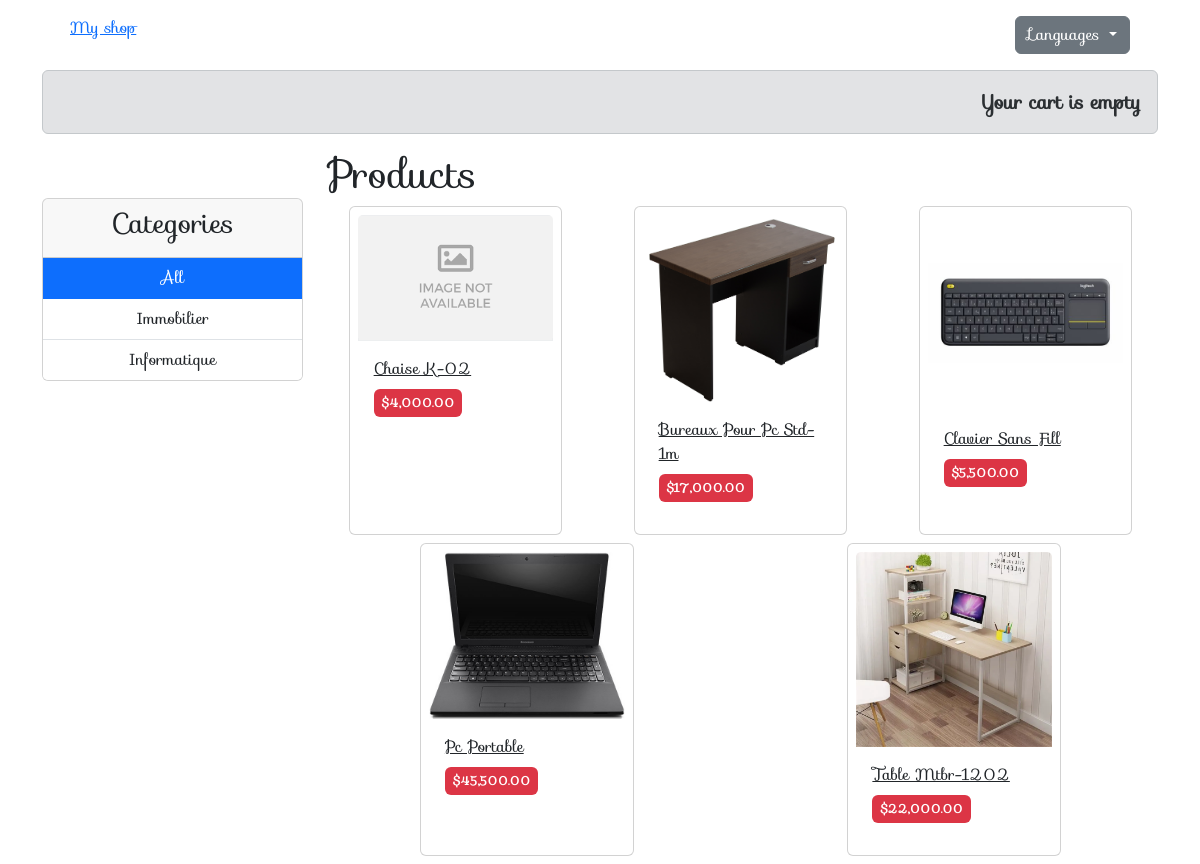
The page /en/ on the database its author committed.
### shop/models.py (models this page shows, shortened)
class Category(models.Model):
    name = models.CharField(max_length=200, db_index=True)
    slug = models.SlugField(max_length=200, unique=True)
    class Meta:
        ordering = ('name',)
        verbose_name = 'category'
        verbose_name_plural = 'categories'
    def get_absolute_url(self):
        return reverse('shop:product_list_by_category', args=[self.slug])

class Product(models.Model):
    category = models.ForeignKey(Category, related_name='products', on_delete=models.CASCADE)
    name = models.CharField(max_length=200, db_index=True)
    slug = models.SlugField(max_length=200, db_index=True)
    image = models.ImageField(upload_to='products/%Y/%m/%d', blank=True)
    description = models.TextField(blank=True)
    price = models.DecimalField(max_digits=10, decimal_places=2)
    available = models.BooleanField(default=True)
    created = models.DateTimeField(auto_now_add=True)
    updated = models.DateTimeField(auto_now=True)
    class Meta:
        ordering = ('name',)
        index_together = (('id', 'slug'),)
    def get_absolute_url(self):
        return reverse('shop:product_detail', args=[self.id, self.slug])

### shop/views.py (the view)
# urls.py: path('', views.product_list, name='product_list'),
def product_list(request, category_slug=None):
    category = None
    categories = Category.objects.all()
    products = Product.objects.filter(available=True)
    if category_slug:
        category = get_object_or_404(Category, slug=category_slug)
        products = products.filter(category=category)
    context = {
        'category': category,
        'categories': categories,
        'products': products
    }
    return render(request, 'shop/product/list.html', context)

### cart/cart.py (called while the page is built)
    def __len__(self):
        return sum(item['quantity'] for item in self.cart.values())

### cart/context_processors.py (called while the page is built)
def cart(request):
    return {'cart': Cart(request)}

### shop/templates/shop/product/list.html (shortened to what this page needs)
{% extends "shop/base.html" %}
{% load humanize %}
{% load static %}
{% block content %}
<div class="row">
    <div class="col-3 mt-5">
        <div class="card text-center">
            <div class="card-header">
                <h3>Categories</h3>
            </div>
            <ul class="list-group list-group-flush">
                <a class="list-group-item {% if not category %}active{% endif%}"
                   href="{% url "shop:product_list" %}">All
                </a>
                {% for c in categories %}
                <a class="list-group-item {% if category.slug == c.slug %}active{% endif %}"
                   href="{{ c.get_absolute_url }}">{{ c.name|title }}
                </a>
                {% endfor %}
            </ul>
        </div>
    </div>
    <div id="main" class="col-9">
        <h1>{% if category %}{{ category.name }}{% else %}Products{% endif %}</h1>
        <div class="row justify-content-around">
            {% for product in products %}
            <div class="card col-3 mb-2 me-1 p-2">
                <a href="{{ product.get_absolute_url }}">
                    <img src="{% if product.image %}
                                  {{ product.image.url }}
                              {%else%}
                                  {% static "img/no_image.png" %}
                              {% endif %}"
                         class='card-img-top'>
                </a>
                <div class="card-body">
                    <a class="card-title" href="{{ product.get_absolute_url }}">{{ product.name|title }}</a>
                    <br>
                    <p class="card-text fw-bold my-2 p-2 badge text-bg-danger">${{ product.price|intcomma }}</p>
                </div>
            </div>
            {% endfor %}
        </div>
    </div>
</div>
{% endblock %}

### shop/templates/shop/base.html (shortened to what this page needs)
{% load static %}
{% load humanize %}
{% load i18n %}
<!DOCTYPE html>
<html>
<head>
    <link rel="stylesheet" href="{% static "css/bootstrap.min.css" %}">
    <link rel="stylesheet" href="{% static "css/bootstrap-icons.css" %}">
    <link rel='stylesheet' href="{% static "css/base.css" %}">
</head>
<body>
    <div class="container">
        <div class="row m-3">
            <div class="col-md-4">
                <a href="/" class="logo">{% trans "My shop" %}</a>
            </div>
            <div class="col-md-4 offset-md-4">
                {% get_current_language as LANGUAGE_CODE %}
                {% get_available_languages as LANGUAGES %}
                {% get_language_info_list for LANGUAGES as languages %}
                <div class="dropdown float-end">
                    <a class="btn btn-secondary dropdown-toggle" href="#" role="button" data-bs-toggle="dropdown">
                        {% trans "Languages" %}
                    </a>
                </div>
            </div>
        </div>
        <div class="alert alert-secondary text-end fs-5 fw-bold">
            {% with total_items=cart|length %}
                {% if total_items > 0 %}
                    {% trans "Your cart" %}:
                    <a class="link-success link-underline link-underline-opacity-0" href={% url "cart:cart_detail" %}>
                        {% blocktrans with total=cart.get_total_price count items=total_items %}
                            {{ items }} item, ${{ total|intcomma }}
                        {% plural %}
                            {{ items }} items, ${{ total|intcomma }}
                        {% endblocktrans %}
                        {% comment %}
                        this is the old code
                        {{ total_items }} item{{ total_items|pluralize }}, ${{ cart.get_total_price|intcomma }}
                        {% endcomment %}
                    </a>
                {% else %}
                    {% trans "Your cart is empty." %}
                {% endif %}
            {% endwith %}
        </div>
        {% block content %}{% endblock %}
    </div>
</body>
</html>

### shop/static/css/base.css (style rules this page uses)
* { font-family: 'Sofia' !important; }

### rows shown on the page
Category: name "Immobilier"
Category: name "Informatique"
Product: name "Chaise K-02", price "4,000.00"
Product: image (picture), name "Bureaux Pour Pc Std-1m", price "17,000.00"
Product: image (picture), name "Clavier Sans Fill", price "5,500.00"
Product: image (picture), name "Pc Portable", price "45,500.00"
Product: image (picture), name "Table Mtbr-1202", price "22,000.00"
